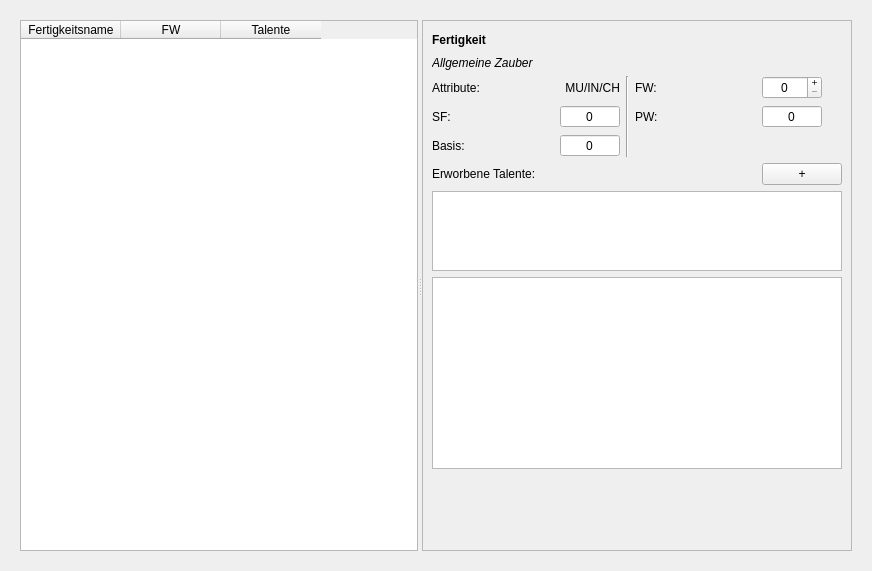
<?xml version="1.0" encoding="UTF-8"?>
<ui version="4.0">
 <class>Form</class>
 <widget class="QWidget" name="Form">
  <property name="geometry">
   <rect>
    <x>0</x>
    <y>0</y>
    <width>872</width>
    <height>571</height>
   </rect>
  </property>
  <property name="windowTitle">
   <string>Form</string>
  </property>
  <layout class="QGridLayout" name="gridLayout">
   <property name="leftMargin">
    <number>20</number>
   </property>
   <property name="topMargin">
    <number>20</number>
   </property>
   <property name="rightMargin">
    <number>20</number>
   </property>
   <property name="bottomMargin">
    <number>20</number>
   </property>
   <item row="0" column="0">
    <widget class="QSplitter" name="splitter">
     <property name="orientation">
      <enum>Qt::Horizontal</enum>
     </property>
     <widget class="QTableWidget" name="tableWidget">
      <property name="sizePolicy">
       <sizepolicy hsizetype="Expanding" vsizetype="Expanding">
        <horstretch>0</horstretch>
        <verstretch>0</verstretch>
       </sizepolicy>
      </property>
      <property name="editTriggers">
       <set>QAbstractItemView::NoEditTriggers</set>
      </property>
      <property name="alternatingRowColors">
       <bool>true</bool>
      </property>
      <property name="selectionMode">
       <enum>QAbstractItemView::SingleSelection</enum>
      </property>
      <property name="selectionBehavior">
       <enum>QAbstractItemView::SelectRows</enum>
      </property>
      <property name="horizontalScrollMode">
       <enum>QAbstractItemView::ScrollPerPixel</enum>
      </property>
      <property name="showGrid">
       <bool>true</bool>
      </property>
      <attribute name="horizontalHeaderMinimumSectionSize">
       <number>80</number>
      </attribute>
      <attribute name="horizontalHeaderHighlightSections">
       <bool>false</bool>
      </attribute>
      <attribute name="verticalHeaderVisible">
       <bool>false</bool>
      </attribute>
      <attribute name="verticalHeaderMinimumSectionSize">
       <number>30</number>
      </attribute>
      <attribute name="verticalHeaderDefaultSectionSize">
       <number>30</number>
      </attribute>
      <attribute name="verticalHeaderHighlightSections">
       <bool>true</bool>
      </attribute>
      <column>
       <property name="text">
        <string>Fertigkeitsname</string>
       </property>
      </column>
      <column>
       <property name="text">
        <string>FW</string>
       </property>
       <property name="textAlignment">
        <set>AlignCenter</set>
       </property>
      </column>
      <column>
       <property name="text">
        <string>Talente</string>
       </property>
       <property name="textAlignment">
        <set>AlignCenter</set>
       </property>
      </column>
     </widget>
     <widget class="QScrollArea" name="scrollArea">
      <property name="minimumSize">
       <size>
        <width>0</width>
        <height>0</height>
       </size>
      </property>
      <property name="maximumSize">
       <size>
        <width>16777215</width>
        <height>16777215</height>
       </size>
      </property>
      <property name="frameShape">
       <enum>QFrame::StyledPanel</enum>
      </property>
      <property name="widgetResizable">
       <bool>true</bool>
      </property>
      <widget class="QWidget" name="scrollAreaWidgetContents">
       <property name="geometry">
        <rect>
         <x>0</x>
         <y>0</y>
         <width>429</width>
         <height>529</height>
        </rect>
       </property>
       <layout class="QGridLayout" name="gridLayout_2">
        <item row="4" column="0">
         <widget class="QLabel" name="label_6">
          <property name="text">
           <string>Basis:</string>
          </property>
         </widget>
        </item>
        <item row="3" column="3">
         <widget class="QLabel" name="label_8">
          <property name="text">
           <string>PW:</string>
          </property>
         </widget>
        </item>
        <item row="3" column="0">
         <widget class="QLabel" name="label_5">
          <property name="text">
           <string>SF:</string>
          </property>
          <property name="alignment">
           <set>Qt::AlignLeading|Qt::AlignLeft|Qt::AlignVCenter</set>
          </property>
         </widget>
        </item>
        <item row="2" column="2" rowspan="3">
         <widget class="Line" name="line">
          <property name="orientation">
           <enum>Qt::Vertical</enum>
          </property>
         </widget>
        </item>
        <item row="2" column="0" colspan="2">
         <layout class="QHBoxLayout" name="horizontalLayout_2">
          <property name="spacing">
           <number>0</number>
          </property>
          <item>
           <widget class="QLabel" name="label">
            <property name="minimumSize">
             <size>
              <width>0</width>
              <height>18</height>
             </size>
            </property>
            <property name="text">
             <string>Attribute:</string>
            </property>
           </widget>
          </item>
          <item>
           <widget class="QLabel" name="labelAttribute">
            <property name="text">
             <string>MU/IN/CH</string>
            </property>
            <property name="alignment">
             <set>Qt::AlignRight|Qt::AlignTrailing|Qt::AlignVCenter</set>
            </property>
           </widget>
          </item>
         </layout>
        </item>
        <item row="1" column="0" colspan="5">
         <widget class="QLabel" name="labelKategorie">
          <property name="font">
           <font>
            <italic>true</italic>
           </font>
          </property>
          <property name="text">
           <string>Allgemeine Zauber</string>
          </property>
          <property name="class" stdset="0">
           <string>italic</string>
          </property>
         </widget>
        </item>
        <item row="4" column="1">
         <widget class="QSpinBox" name="spinBasis">
          <property name="minimumSize">
           <size>
            <width>60</width>
            <height>0</height>
           </size>
          </property>
          <property name="maximumSize">
           <size>
            <width>60</width>
            <height>16777215</height>
           </size>
          </property>
          <property name="alignment">
           <set>Qt::AlignCenter</set>
          </property>
          <property name="readOnly">
           <bool>true</bool>
          </property>
          <property name="buttonSymbols">
           <enum>QAbstractSpinBox::NoButtons</enum>
          </property>
         </widget>
        </item>
        <item row="7" column="0" colspan="5">
         <widget class="QTextBrowser" name="plainText">
          <property name="frameShape">
           <enum>QFrame::StyledPanel</enum>
          </property>
          <property name="frameShadow">
           <enum>QFrame::Sunken</enum>
          </property>
          <property name="lineWidth">
           <number>1</number>
          </property>
         </widget>
        </item>
        <item row="3" column="4">
         <widget class="QSpinBox" name="spinPW">
          <property name="minimumSize">
           <size>
            <width>60</width>
            <height>0</height>
           </size>
          </property>
          <property name="maximumSize">
           <size>
            <width>60</width>
            <height>16777215</height>
           </size>
          </property>
          <property name="alignment">
           <set>Qt::AlignCenter</set>
          </property>
          <property name="readOnly">
           <bool>true</bool>
          </property>
          <property name="buttonSymbols">
           <enum>QAbstractSpinBox::NoButtons</enum>
          </property>
         </widget>
        </item>
        <item row="6" column="0" colspan="5">
         <widget class="QListView" name="listTalente">
          <property name="sizePolicy">
           <sizepolicy hsizetype="Expanding" vsizetype="Expanding">
            <horstretch>0</horstretch>
            <verstretch>0</verstretch>
           </sizepolicy>
          </property>
          <property name="maximumSize">
           <size>
            <width>16777215</width>
            <height>80</height>
           </size>
          </property>
         </widget>
        </item>
        <item row="5" column="4">
         <widget class="QPushButton" name="buttonAdd">
          <property name="sizePolicy">
           <sizepolicy hsizetype="Minimum" vsizetype="Fixed">
            <horstretch>0</horstretch>
            <verstretch>0</verstretch>
           </sizepolicy>
          </property>
          <property name="layoutDirection">
           <enum>Qt::RightToLeft</enum>
          </property>
          <property name="text">
           <string>+</string>
          </property>
          <property name="class" stdset="0">
           <string>iconSmall</string>
          </property>
         </widget>
        </item>
        <item row="8" column="0">
         <spacer name="verticalSpacer">
          <property name="orientation">
           <enum>Qt::Vertical</enum>
          </property>
          <property name="sizeHint" stdset="0">
           <size>
            <width>20</width>
            <height>40</height>
           </size>
          </property>
         </spacer>
        </item>
        <item row="5" column="0" colspan="2">
         <widget class="QLabel" name="label_9">
          <property name="text">
           <string>Erworbene Talente:</string>
          </property>
         </widget>
        </item>
        <item row="0" column="0" colspan="5">
         <widget class="QLabel" name="labelFertigkeit">
          <property name="minimumSize">
           <size>
            <width>0</width>
            <height>20</height>
           </size>
          </property>
          <property name="font">
           <font>
            <weight>75</weight>
            <bold>true</bold>
           </font>
          </property>
          <property name="text">
           <string>Fertigkeit</string>
          </property>
          <property name="class" stdset="0">
           <string>h4</string>
          </property>
         </widget>
        </item>
        <item row="2" column="4">
         <widget class="QSpinBox" name="spinFW">
          <property name="minimumSize">
           <size>
            <width>60</width>
            <height>0</height>
           </size>
          </property>
          <property name="maximumSize">
           <size>
            <width>60</width>
            <height>16777215</height>
           </size>
          </property>
          <property name="alignment">
           <set>Qt::AlignCenter</set>
          </property>
          <property name="readOnly">
           <bool>false</bool>
          </property>
          <property name="buttonSymbols">
           <enum>QAbstractSpinBox::PlusMinus</enum>
          </property>
         </widget>
        </item>
        <item row="3" column="1">
         <widget class="QSpinBox" name="spinSF">
          <property name="minimumSize">
           <size>
            <width>60</width>
            <height>0</height>
           </size>
          </property>
          <property name="maximumSize">
           <size>
            <width>60</width>
            <height>16777215</height>
           </size>
          </property>
          <property name="alignment">
           <set>Qt::AlignCenter</set>
          </property>
          <property name="readOnly">
           <bool>true</bool>
          </property>
          <property name="buttonSymbols">
           <enum>QAbstractSpinBox::NoButtons</enum>
          </property>
         </widget>
        </item>
        <item row="2" column="3">
         <widget class="QLabel" name="label_7">
          <property name="text">
           <string>FW:</string>
          </property>
         </widget>
        </item>
       </layout>
      </widget>
     </widget>
    </widget>
   </item>
  </layout>
 </widget>
 <tabstops>
  <tabstop>tableWidget</tabstop>
  <tabstop>scrollArea</tabstop>
  <tabstop>spinFW</tabstop>
  <tabstop>spinSF</tabstop>
  <tabstop>spinPW</tabstop>
  <tabstop>spinBasis</tabstop>
  <tabstop>buttonAdd</tabstop>
  <tabstop>listTalente</tabstop>
  <tabstop>plainText</tabstop>
 </tabstops>
 <resources/>
 <connections/>
</ui>
